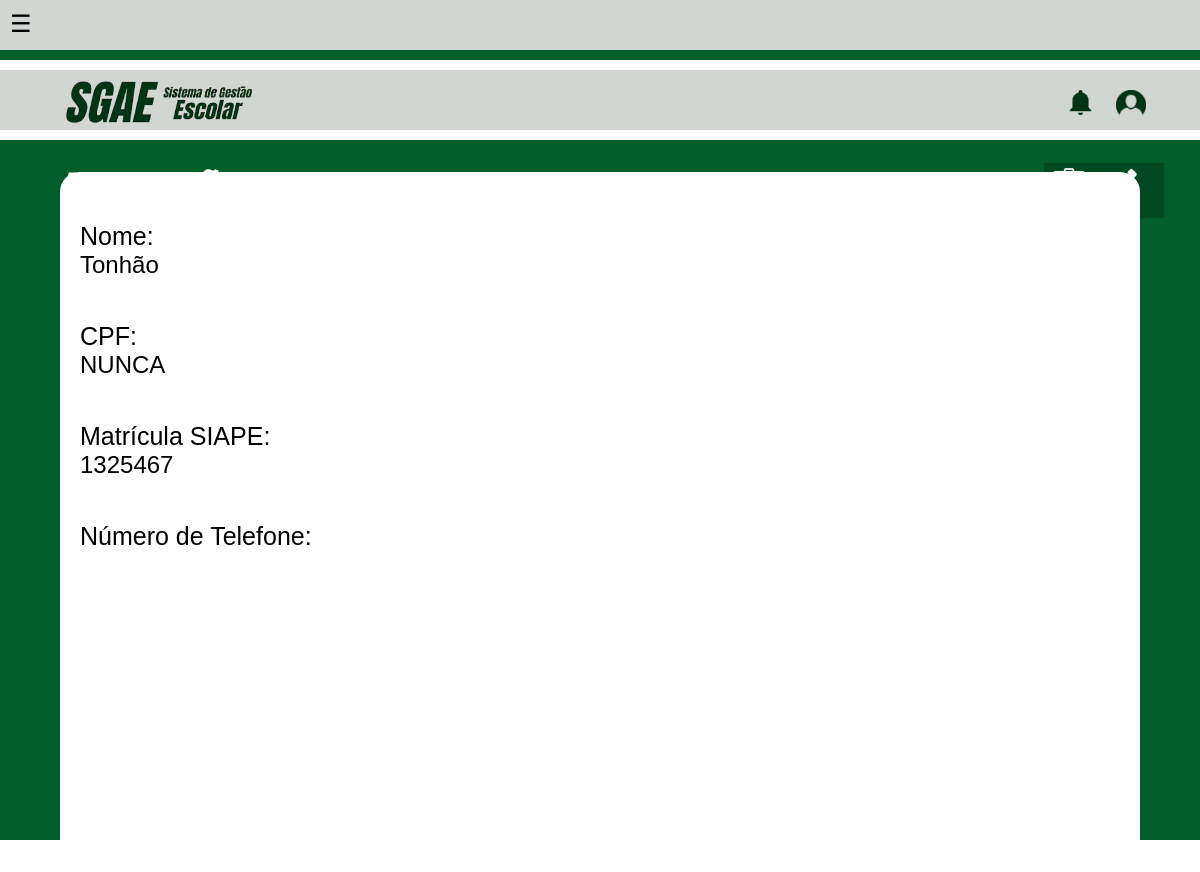
/PPInte/professor.php?id_prof=34 (signed in), run on an earlier commit of the app's database.
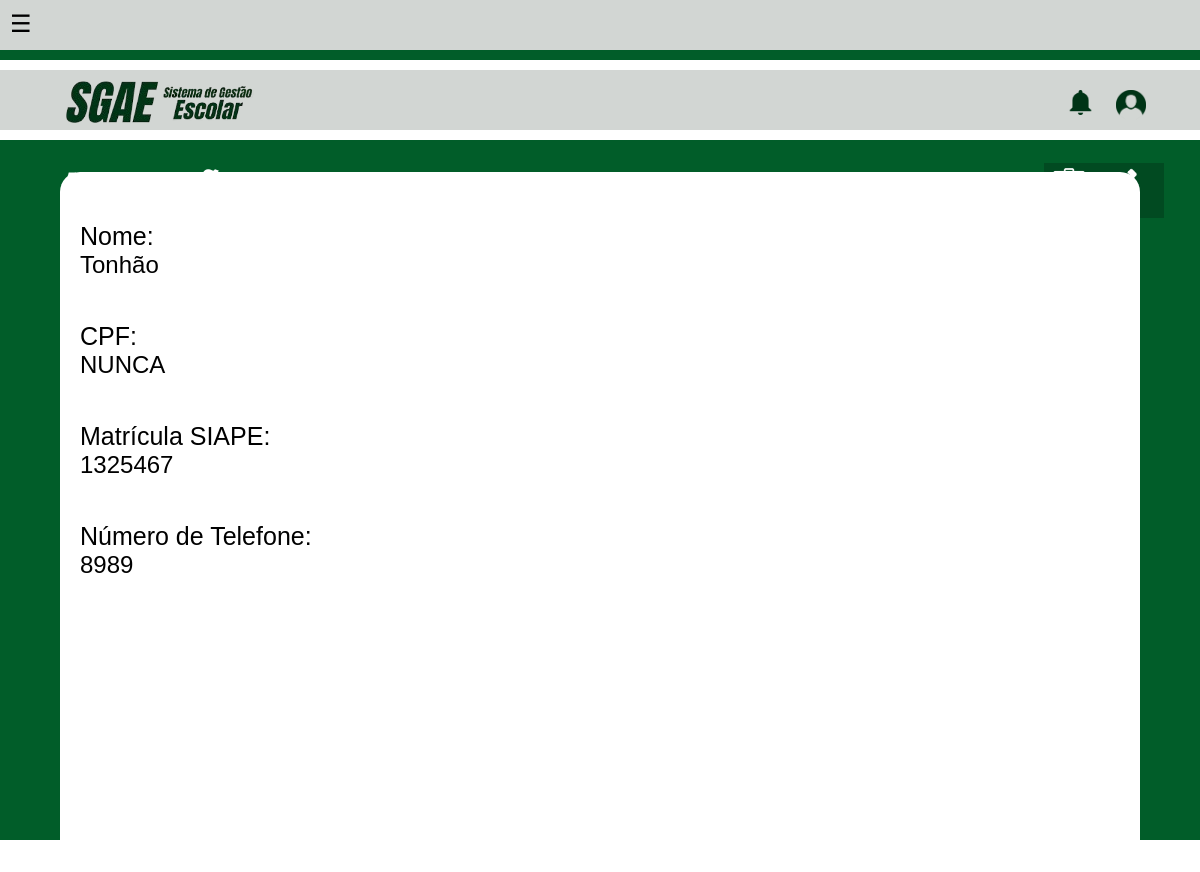
And on a later commit of the database.
### tables this page shows
CREATE TABLE `usuario` (
  `cpf` char(11) NOT NULL,
  `Siape` varchar(45) NOT NULL,
  `foto` varchar(200) DEFAULT NULL,
  `id_us` int(11) NOT NULL,
  `email` varchar(45) NOT NULL,
  `nome` varchar(45) NOT NULL,
  `senha` varchar(45) NOT NULL,
  `fone` varchar(20) NOT NULL
);

### PPInte/professor.php (the view, shortened to what this page needs)
<?php
    require('config.php');
    $prof = $_REQUEST['id_prof'];
    $Checagem = "select * from setor where id_set = '{$_SESSION['id_us']}'";
    $ConsultaC = $conn->query($Checagem);
    $UsoC = $ConsultaC->fetch_object();
    $qtdChecagem = $ConsultaC->num_rows;
    $sql = "select * from usuario where id_us = '{$prof}'";
    $res = $conn->query($sql);
    $resSet = $res->fetch_object();
    if ($qtdChecagem > 0) {
?>
            <!DOCTYPE html>
            <html lang="pt-BR">
            <head>
                <link rel="stylesheet" href="professorcss.css">
            </head>
            <body>
                <div class="top-bar">
                    <div class="menu-container">
                        <div class="menu-abriricon" onclick="openMenu()">☰</div>
                    </div>
                </div>
                <div class="green-bar"></div>
                <div class="bottom-bar">
                <div class="iconeNotificacao">
                        <img src="Imagens/Notificacao.png">
                    </div>
                    <div class="iconeTitulo">
                        <img src="Imagens/Titulo.png">
                    </div>
                    <div class="iconePerfil">
                        <img src="Imagens/Perfil.png">
                    </div>
                </div>
                <div class="new-green-bar">
                    <div class="Posicao">
                    </div>
                    <div class="Titulo-Professores">
                        <h1>Informações do Professor</h1>
                    </div>
                </div>
                <div class="new-bottom-bar">
                    <div class="box-center">
                        <?php
                                similar_text($UsoC->tipo, "DE", $percent);
                                if($percent  == 100) { ?>
                                            <form action='professor.php' method='POST'>
                                                <div class="Nome">
                                                    <label>Nome:</label> <br>
                                                    <a type='text' name='nome'><?php echo $resSet->nome ?></a> <br>
                                                    <input type='hidden' name='id_prof' value="<?php echo $prof ?>"> <br>
                                                </div>
                                                <div class="CPF">
                                                    <label>CPF:</label> <br>
                                                    <a type='text' name='cpf'><?php echo $resSet->cpf ?></a><br>
                                                </div>
                                                <br>
                                                <div class="SIAPE">
                                                    <label>Matrícula SIAPE:</label> <br>
                                                    <a type='text' name='siape'><?php echo $resSet->Siape ?></a><br>
                                                </div>
                                                <div class="Fone">
                                                    <label>Número de Telefone:</label> <br>
                                                    <a type='text' name='fone'><?php echo $resSet->fone ?></a><br>
                                                </div>
                                                <br>
                                            </form> <br>
                                <?php } else {
                                        print $resSet->nome . "<br>";
                                        print $resSet->Siape . "<br>";
                                        print $resSet->email . "<br>";
                                        print $resSet->cpf . "<br>";
                            }
                            } else {
                                print "<script>location.href='index.php'</script>";
                            }
                        ?>
                    </div>
                </div>
            </body>
            </html>

What changed in the data, as far as the page shows it:
changed usuario "Tonhão": fone (not shown) → "8989"
